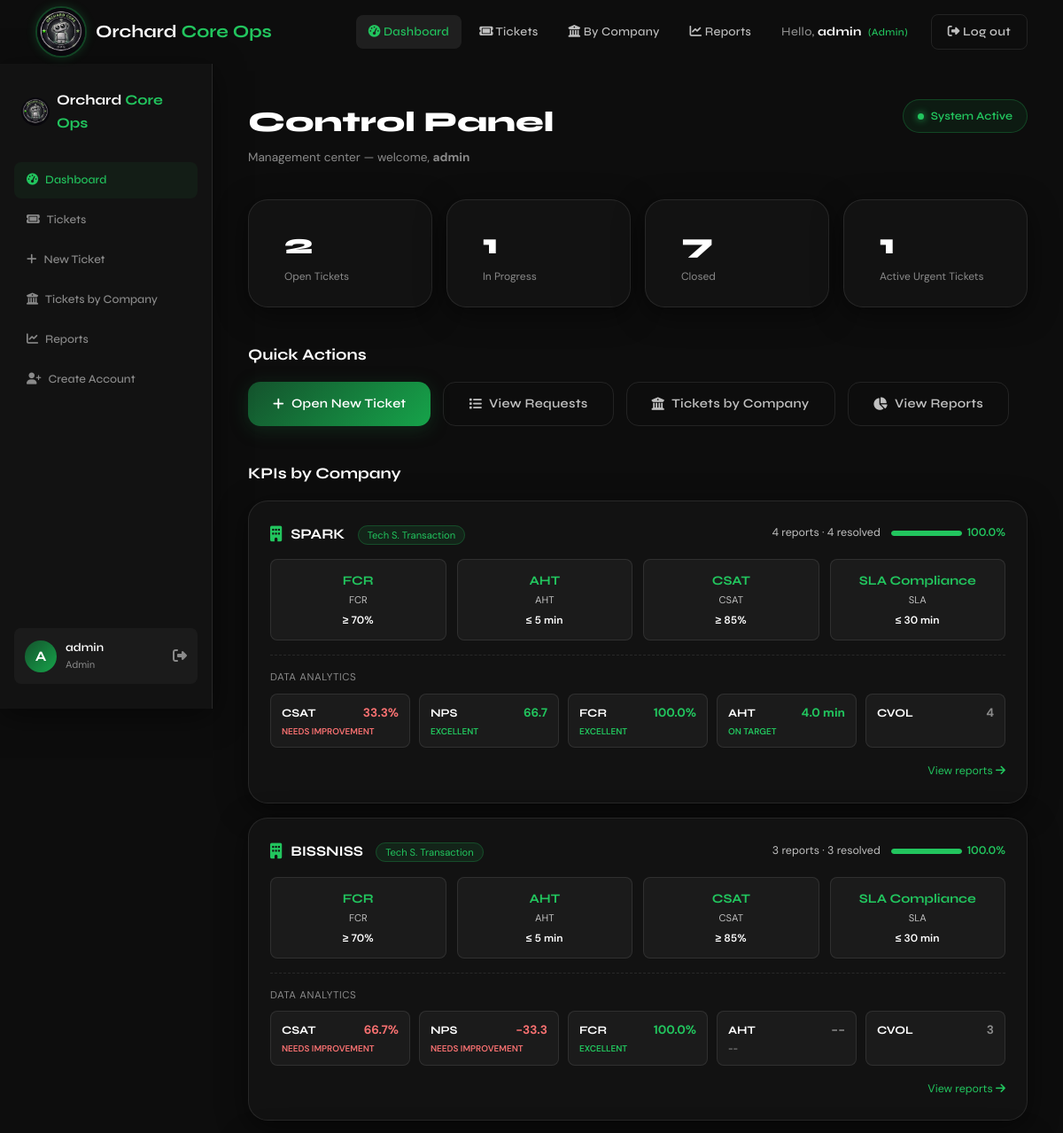
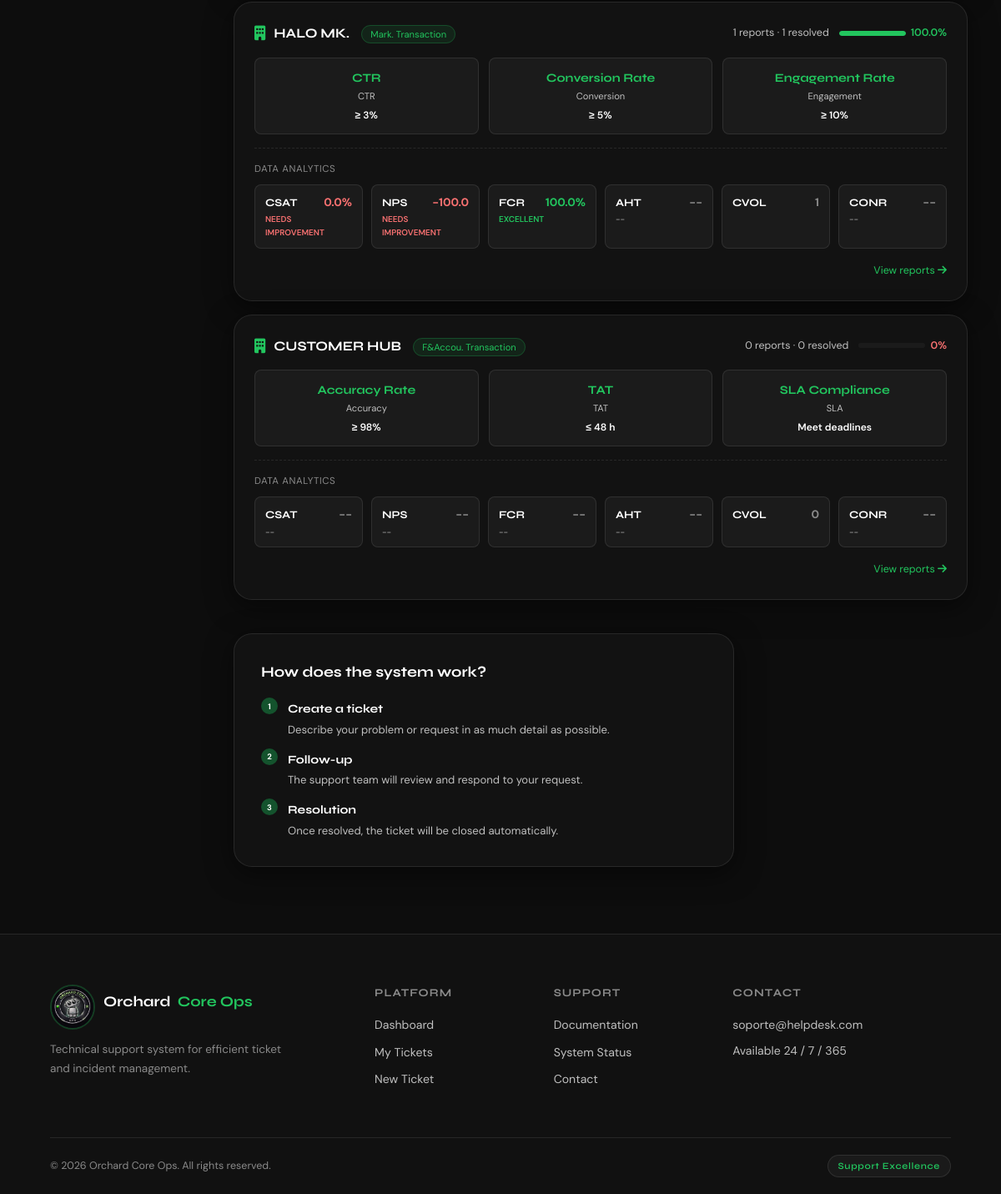
The app's page /dashboard (signed in) with its own data (2 pictures, top to bottom).
### models.py (models this page shows)
class TransactionReport(db.Model):
    __tablename__ = 'transaction_reports'
    id              = db.Column(db.Integer, primary_key=True)
    empresa         = db.Column(db.String(50), nullable=False)
    tipo            = db.Column(db.String(50), nullable=False)  # cus_s, tech_s, mark, finance
    customer_name   = db.Column(db.String(120))
    account_id      = db.Column(db.String(80))
    contact_channel = db.Column(db.String(80))
    issue_type      = db.Column(db.String(120))
    resolution_status = db.Column(db.String(50))
    agent_name      = db.Column(db.String(120))
    kpi_check       = db.Column(db.String(200))
    case_description= db.Column(db.Text)
    call_status     = db.Column(db.String(20))
    csat_response   = db.Column(db.Integer)   # 1 a 5 (satisfacción)
    nps_response    = db.Column(db.Integer)   # 0 a 10 (probabilidad de recomendar)
    handle_time     = db.Column(db.Integer)   # minutos invertidos en el caso (AHT)
    offer_success   = db.Column(db.String(10))# 'Si' / 'No' — oferta de producto/servicio (CONR)
    campaign_name   = db.Column(db.String(120))
    audience_segment= db.Column(db.String(120))
    channel         = db.Column(db.String(120))
    objective       = db.Column(db.String(120))
    transaction_type= db.Column(db.String(120))
    amount          = db.Column(db.String(80))
    currency        = db.Column(db.String(30))
    compliance_req  = db.Column(db.String(120))
    created_at      = db.Column(db.DateTime, default=datetime.utcnow)
    usuario_id      = db.Column(db.Integer, db.ForeignKey('users.id'), nullable=False)

### modules/dashboard/routes.py (the view)
@dashboard_bp.route('/dashboard')
@login_required
def index():
    from sqlalchemy import func
    user_id = session['user_id']
    rol     = session.get('rol', 'agente')
    empresa = session.get('empresa', '')
    base = db.session.query(func.count(Ticket.id))
    if rol == 'agente':
        base = base.filter(Ticket.empresa == empresa)
    stats = {
        'abiertos':   base.filter(Ticket.estado == 'abierto').scalar(),
        'pendientes': base.filter(Ticket.estado.in_(['en_proceso','en proceso'])).scalar(),
        'cerrados':   base.filter(Ticket.estado == 'cerrado').scalar(),
        'urgencias':  base.filter(Ticket.prioridad == 'alta', Ticket.estado.in_(['abierto','en_proceso'])).scalar(),
    }
    empresa_kpis = []
    if rol == 'admin':
        empresas = ['SPARK','BISSNISS','HALO MK.','CUSTOMER HUB']
    elif rol in ('tecnico',):
        empresas = ['SPARK','BISSNISS','HALO MK.','CUSTOMER HUB']
    else:
        empresas = [empresa] if empresa else []
    for emp in empresas:
        tipo = EMPRESA_TIPO.get(emp, 'cus_s')
        reps = TransactionReport.query.filter_by(empresa=emp).all()
        total_reps = len(reps)
        resueltos  = len([r for r in reps if r.resolution_status and 'resolved' in r.resolution_status.lower()])
        tasa = round(resueltos/total_reps*100, 1) if total_reps else 0
        empresa_kpis.append({
            'empresa':    emp,
            'tipo':       tipo,
            'kpis':       KPIS_INFO.get(tipo, []),
            'total_reps': total_reps,
            'resueltos':  resueltos,
            'tasa':       tasa,
            'analytics':  compute_company_kpis(emp),
        })
    return render_template('dashboard/dashboard.html', stats=stats, empresa_kpis=empresa_kpis)

### modules/dashboard/routes.py (called while the page is built)
def login_required(f):
    from functools import wraps
    @wraps(f)
    def decorated_function(*args, **kwargs):
        if 'user_id' not in session:
            return redirect(url_for('auth.login'))
        return f(*args, **kwargs)
    return decorated_function

### modules/kpi_utils.py (called while the page is built)
def kpis_for_empresa(empresa):
    kpis = list(DATA_ANALYTICS_KPIS)
    if empresa in EMPRESAS_CON_CONR:
        kpis = kpis + [CONR_KPI]
    return kpis

def _avg(values):
    values = [v for v in values if v is not None]
    if not values:
        return None
    return round(sum(values) / len(values), 1)

def rate_csat(value):
    if value is None:
        return None, '--'
    if value < 70:
        return 'low', 'NEEDS IMPROVEMENT'
    if value <= 85:
        return 'strong', 'STRONG'
    return 'excellent', 'EXCELLENT'

def rate_nps(value):
    if value is None:
        return None, '--'
    if value <= 0:
        return 'low', 'NEEDS IMPROVEMENT'
    if value <= 20:
        return 'good', 'GOOD'
    if value <= 60:
        return 'favorable', 'FAVORABLE'
    if value <= 80:
        return 'excellent', 'EXCELLENT'
    return 'world-class', 'WORLD CLASS'

def rate_fcr(value):
    if value is None:
        return None, '--'
    if value < 70:
        return 'low', 'BELOW TARGET'
    if value <= 79:
        return 'strong', 'ON TARGET'
    return 'excellent', 'EXCELLENT'

def rate_aht(value):
    if value is None:
        return None, '--'
    if value <= 5:
        return 'strong', 'ON TARGET'
    return 'low', 'ABOVE TARGET'

def rate_conr(value):
    if value is None:
        return None, '--'
    if value < 50:
        return 'low', 'NEEDS IMPROVEMENT'
    if value < 70:
        return 'good', 'GOOD'
    return 'excellent', 'EXCELLENT'

### templates/dashboard/dashboard.html (shortened to what this page needs)
{% extends 'base.html' %}
{% block content %}
<section class="dashboard-section">
  <aside class="sidebar glass-card">
    <div class="sidebar-logo">
      <img src="{{ url_for('static', filename='img/logo.png') }}" alt="Logo" style="width:32px;height:32px;border-radius:50%;object-fit:cover;" />
      <span class="logo-text">Orchard<span class="logo-accent"> Core Ops</span></span>
    </div>
    <nav class="sidebar-nav">
      <a href="{{ url_for('dashboard.index') }}" class="sb-link active"><i class="fa-solid fa-gauge-high" style="margin-right:8px;"></i>Dashboard</a>
      <a href="{{ url_for('tickets.list_tickets') }}" class="sb-link"><i class="fa-solid fa-ticket" style="margin-right:8px;"></i>Tickets</a>
      <a href="{{ url_for('tickets.create_ticket') }}" class="sb-link"><i class="fa-solid fa-plus" style="margin-right:8px;"></i>New Ticket</a>
      <a href="{{ url_for('transactions.index') }}" class="sb-link"><i class="fa-solid fa-building-columns" style="margin-right:8px;"></i>Tickets by Company</a>
      {% if session.get('rol') in ('admin', 'tecnico') %}
      <a href="{{ url_for('reports.index') }}" class="sb-link"><i class="fa-solid fa-chart-line" style="margin-right:8px;"></i>Reports</a>
      {% endif %}
      {% if session.get('rol') == 'admin' %}
      <a href="{{ url_for('auth.register') }}" class="sb-link"><i class="fa-solid fa-user-plus" style="margin-right:8px;"></i>Create Account</a>
      {% endif %}
    </nav>
    <div class="sidebar-user">
      <div class="su-avatar">{{ session.get('username','U')[0].upper() }}</div>
      <div class="su-info">
        <span class="su-name">{{ session.get('username') }}</span>
        <span class="su-role">{{ session.get('rol','')|role_label }}</span>
      </div>
      <a href="{{ url_for('auth.logout') }}" class="su-logout" title="Log out"><i class="fa-solid fa-right-from-bracket"></i></a>
    </div>
  </aside>
  <div class="dashboard-main">
    <div class="dash-topbar">
      <div>
        <h1 class="dash-title">Control Panel</h1>
        <p class="dash-sub">Management center — welcome, <strong>{{ session.get('username') }}</strong></p>
      </div>
      <div class="dash-live">
        <span class="badge-dot" style="width:7px;height:7px;background:var(--green-glow);border-radius:50%;animation:pulse-dot 2s ease-in-out infinite;box-shadow:0 0 8px var(--green-glow);"></span>
        System Active
      </div>
    </div>
    <div class="dash-stats">
      <div class="stat-card glass-card">
        <div><span class="sc-num">{{ stats.abiertos }}</span><span class="sc-label">Open Tickets</span></div>
      </div>
      <div class="stat-card glass-card">
        <div><span class="sc-num">{{ stats.pendientes }}</span><span class="sc-label">In Progress</span></div>
      </div>
      <div class="stat-card glass-card">
        <div><span class="sc-num">{{ stats.cerrados }}</span><span class="sc-label">Closed</span></div>
      </div>
      <div class="stat-card glass-card">
        <div><span class="sc-num">{{ stats.urgencias }}</span><span class="sc-label">Active Urgent Tickets</span></div>
      </div>
    </div>
    <div class="dash-block">
      <h2 class="block-title">Quick Actions</h2>
      <div style="display:flex;gap:14px;flex-wrap:wrap;">
        <a href="{{ url_for('tickets.create_ticket') }}" class="btn-primary"><i class="fa-solid fa-plus"></i> Open New Ticket</a>
        <a href="{{ url_for('tickets.list_tickets') }}" class="btn-ghost"><i class="fa-solid fa-list"></i> View Requests</a>
        <a href="{{ url_for('transactions.index') }}" class="btn-ghost"><i class="fa-solid fa-building-columns"></i> Tickets by Company</a>
        {% if session.get('rol') in ('admin','tecnico') %}
        <a href="{{ url_for('reports.index') }}" class="btn-ghost"><i class="fa-solid fa-chart-pie"></i> View Reports</a>
        {% endif %}
      </div>
    </div>
    {% if empresa_kpis %}
    <div class="dash-block">
      <h2 class="block-title">KPIs by Company</h2>
      <div style="display:flex;flex-direction:column;gap:16px;">
        {% for emp in empresa_kpis %}
        <div class="glass-card" style="padding:24px;">
          <div style="display:flex;align-items:center;justify-content:space-between;margin-bottom:16px;flex-wrap:wrap;gap:8px;">
            <div style="display:flex;align-items:center;gap:10px;">
              <i class="fa-solid fa-building" style="color:var(--green-glow);font-size:1.1rem;"></i>
              <div>
                <span style="font-family:var(--font-head);font-weight:700;font-size:1rem;">{{ emp.empresa }}</span>
                <span style="margin-left:10px;padding:3px 10px;background:rgba(34,197,94,0.1);border:1px solid rgba(34,197,94,0.25);border-radius:20px;font-size:0.7rem;color:var(--green-glow);">
                  {{ {'cus_s':'Cus. S. Transaction','tech_s':'Tech S. Transaction','mark':'Mark. Transaction','finance':'F&Accou. Transaction'}[emp.tipo] }}
                </span>
              </div>
            </div>
            <div style="display:flex;align-items:center;gap:12px;">
              <span style="font-size:0.78rem;color:var(--silver);">{{ emp.total_reps }} reports · {{ emp.resueltos }} resolved</span>
              <div style="display:flex;align-items:center;gap:6px;">
                <div style="width:80px;height:6px;background:var(--white-dim2);border-radius:99px;overflow:hidden;">
                  <div style="width:{{ emp.tasa }}%;height:100%;background:{% if emp.tasa >= 70 %}var(--green-glow){% elif emp.tasa >= 40 %}#eab308{% else %}#ef4444{% endif %};border-radius:99px;"></div>
                </div>
                <span style="font-size:0.78rem;font-weight:600;color:{% if emp.tasa >= 70 %}var(--green-glow){% elif emp.tasa >= 40 %}#eab308{% else %}#f87171{% endif %};">{{ emp.tasa }}%</span>
              </div>
            </div>
          </div>
          <div style="display:flex;gap:12px;flex-wrap:wrap;">
            {% for kpi in emp.kpis %}
            <div style="flex:1;min-width:120px;padding:12px 16px;background:var(--white-dim2);border:1px solid var(--border);border-radius:var(--radius-sm);text-align:center;">
              <div style="font-family:var(--font-head);font-weight:700;font-size:0.9rem;color:var(--green-glow);">{{ kpi.key }}</div>
              <div style="font-size:0.7rem;color:var(--silver);margin-top:2px;">{{ kpi.label }}</div>
              <div style="font-size:0.75rem;color:var(--white);margin-top:4px;font-weight:600;">{{ kpi.target }}</div>
            </div>
            {% endfor %}
          </div>
          {% set rating_color = {
            'low': '#f87171', 'good': '#facc15', 'favorable': '#38bdf8',
            'strong': 'var(--green-glow)', 'excellent': 'var(--green-glow)',
            'world-class': '#c084fc', none: 'var(--silver-dim)'
          } %}
          <div style="margin-top:16px;padding-top:16px;border-top:1px dashed var(--border);">
            <div style="font-size:0.72rem;letter-spacing:0.05em;color:var(--silver-dim);margin-bottom:8px;text-transform:uppercase;">Data Analytics</div>
            <div style="display:flex;gap:10px;flex-wrap:wrap;">
              {% for kpi in emp.analytics.kpis %}
              {% set d = emp.analytics.data[kpi.key] %}
              <div style="flex:1;min-width:110px;padding:10px 12px;background:var(--white-dim2);border:1px solid var(--border);border-radius:var(--radius-sm);">
                <div style="display:flex;justify-content:space-between;align-items:baseline;">
                  <span style="font-family:var(--font-head);font-weight:700;font-size:0.8rem;">{{ kpi.key }}</span>
                  <span style="font-size:0.85rem;font-weight:700;color:{{ rating_color.get(d.css) }};">{{ d.display }}</span>
                </div>
                {% if d.rating %}
                <div style="font-size:0.62rem;color:{{ rating_color.get(d.css) }};margin-top:2px;font-weight:600;">{{ d.rating }}</div>
                {% endif %}
              </div>
              {% endfor %}
            </div>
          </div>
          <div style="margin-top:12px;text-align:right;">
            <a href="{{ url_for('transactions.index', tipo=emp.tipo) }}" style="font-size:0.78rem;color:var(--green-glow);text-decoration:none;">
              View reports <i class="fa-solid fa-arrow-right"></i>
            </a>
          </div>
        </div>
        {% endfor %}
      </div>
    </div>
    {% endif %}
    <div class="dash-block">
      <div class="glass-card" style="padding:32px;max-width:600px;">
        <div style="display:flex;align-items:center;gap:12px;margin-bottom:16px;">
          <h3 style="font-family:var(--font-head);font-size:1.1rem;font-weight:700;">How does the system work?</h3>
        </div>
        <div style="display:flex;flex-direction:column;gap:12px;">
          <div style="display:flex;align-items:flex-start;gap:12px;">
            <div class="check">1</div>
            <div>
              <strong style="font-family:var(--font-head);font-size:0.88rem;">Create a ticket</strong>
              <p style="color:var(--silver);font-size:0.82rem;margin-top:2px;">Describe your problem or request in as much detail as possible.</p>
            </div>
          </div>
          <div style="display:flex;align-items:flex-start;gap:12px;">
            <div class="check">2</div>
            <div>
              <strong style="font-family:var(--font-head);font-size:0.88rem;">Follow-up</strong>
              <p style="color:var(--silver);font-size:0.82rem;margin-top:2px;">The support team will review and respond to your request.</p>
            </div>
          </div>
          <div style="display:flex;align-items:flex-start;gap:12px;">
            <div class="check">3</div>
            <div>
              <strong style="font-family:var(--font-head);font-size:0.88rem;">Resolution</strong>
              <p style="color:var(--silver);font-size:0.82rem;margin-top:2px;">Once resolved, the ticket will be closed automatically.</p>
            </div>
          </div>
        </div>
      </div>
    </div>
  </div>
</section>
{% endblock %}

### records on screen
TransactionReport: empresa "HALO MK.", tipo "Mark. Transaction", total_reps "1", resueltos "1", tasa "100.0", key "CTR" "Conversion Rate" "Engagement Rate", label "CTR" "Conversion" "Engagement", target "≥ 3%" "≥ 5%" "≥ 10%", key "CSAT" "NPS" "FCR" "AHT" "CVOL" "CONR", display "0.0%" "-100.0" "100.0%" "--" "1" "--", rating "NEEDS IMPROVEMENT" "NEEDS IMPROVEMENT" "EXCELLENT" "--" "--"

### other values on screen
{{ session.get('username') }} "admin"
{{ session.get('username','U')[0].upper() }} "A"
{{ session.get('rol','')|role_label }} "Admin"
{{ stats.abiertos }} "2"
{{ stats.pendientes }} "1"
{{ stats.cerrados }} "7"
{{ stats.urgencias }} "1"
{{ emp.empresa }} "SPARK" "BISSNISS" "CUSTOMER HUB"
{{ emp.total_reps }} "4" "3" "0"
{{ emp.resueltos }} "4" "3" "0"
{{ emp.tasa }} "100.0" "100.0" "0"
{{ kpi.key }} "FCR" "AHT" "CSAT" "SLA Compliance" "FCR" "AHT" "CSAT" "SLA Compliance" "Accuracy Rate" "TAT" "SLA Compliance"
{{ kpi.label }} "FCR" "AHT" "CSAT" "SLA" "FCR" "AHT" "CSAT" "SLA" "Accuracy" "TAT" "SLA"
{{ kpi.target }} "≥ 70%" "≤ 5 min" "≥ 85%" "≤ 30 min" "≥ 70%" "≤ 5 min" "≥ 85%" "≤ 30 min" "≥ 98%" "≤ 48 h" "Meet deadlines"
{{ kpi.key }} "CSAT" "NPS" "FCR" "AHT" "CVOL" "CSAT" "NPS" "FCR" "AHT" "CVOL" "CSAT" "NPS" "FCR" "AHT" "CVOL" "CONR"
